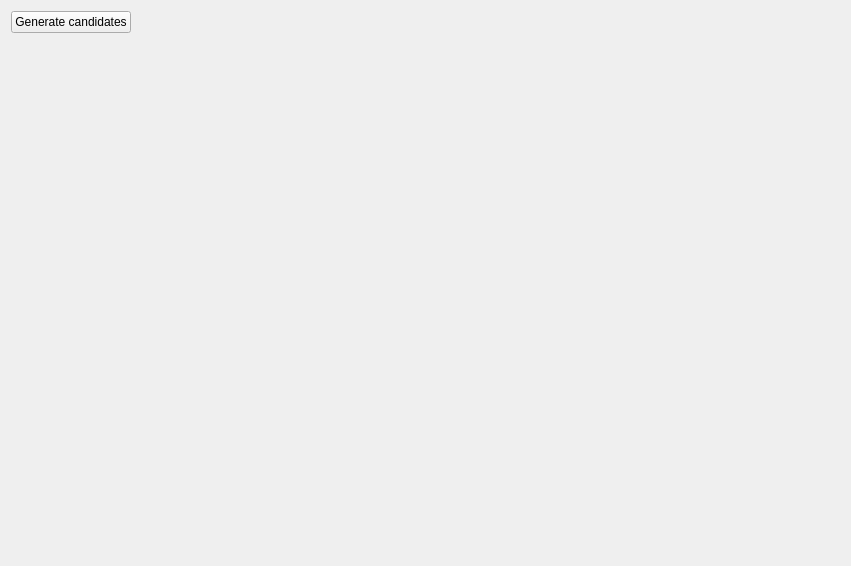
<?xml version="1.0" encoding="UTF-8"?>
<ui version="4.0">
 <class>CandidateIndexesPage</class>
 <widget class="QWizardPage" name="CandidateIndexesPage">
  <property name="geometry">
   <rect>
    <x>0</x>
    <y>0</y>
    <width>851</width>
    <height>566</height>
   </rect>
  </property>
  <property name="windowTitle">
   <string>WizardPage</string>
  </property>
  <property name="title">
   <string>Candidate indexes</string>
  </property>
  <property name="subTitle">
   <string>Generate a set of candidate indexes based on your queries and tables</string>
  </property>
  <layout class="QVBoxLayout" name="verticalLayout" stretch="0,1">
   <item>
    <layout class="QHBoxLayout" name="horizontalLayout" stretch="0,1">
     <item>
      <widget class="QPushButton" name="buttonGenerateCandidates">
       <property name="text">
        <string>Generate candidates</string>
       </property>
      </widget>
     </item>
     <item>
      <widget class="QLabel" name="labelCountCandidates"/>
     </item>
    </layout>
   </item>
   <item>
    <widget class="CandidatesListWidget" name="tableCandidates" native="true"/>
   </item>
  </layout>
 </widget>
 <customwidgets>
  <customwidget>
   <class>CandidatesListWidget</class>
   <extends>QWidget</extends>
   <header>src/ui/candidateslistwidget.h</header>
   <container>1</container>
  </customwidget>
 </customwidgets>
 <resources/>
 <connections>
  <connection>
   <sender>buttonGenerateCandidates</sender>
   <signal>clicked()</signal>
   <receiver>CandidateIndexesPage</receiver>
   <slot>generateCandidates()</slot>
   <hints>
    <hint type="sourcelabel">
     <x>85</x>
     <y>23</y>
    </hint>
    <hint type="destinationlabel">
     <x>425</x>
     <y>282</y>
    </hint>
   </hints>
  </connection>
 </connections>
 <slots>
  <slot>generateCandidates()</slot>
 </slots>
</ui>
